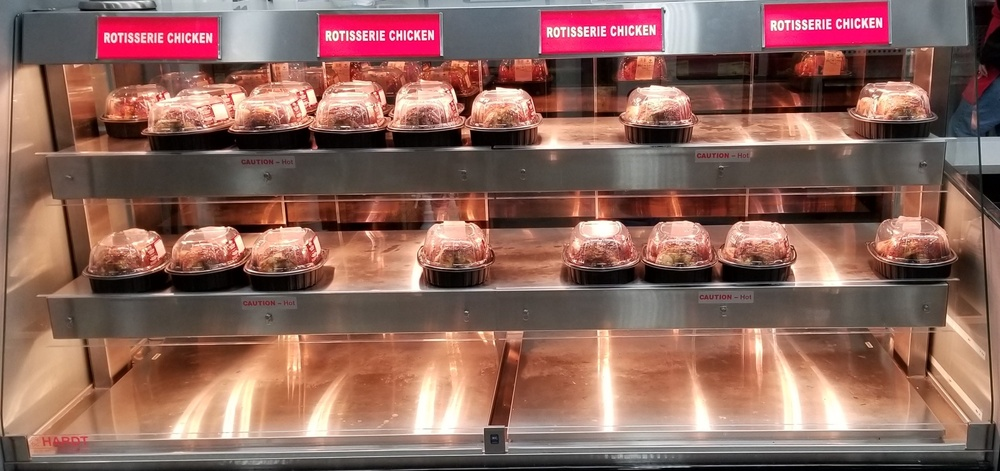
#> input picture Week8_TemplateMatching/Template Matching/Images/20170815Close.jpg, 1000 x 471 px, shrunk from 2089 x 983 before the run
$ jupyter execute FindingChickens.ipynb
#> lines starting #> are read from the running program, lines starting #| are printed output that depends on the picture; after the words box and inside, x2 and y2 are one past the last pixel; in counts of white or black regions, pixels touching at a corner belong together
[cell 1]
# Python 3.5.4 |Continuum Analytics, Inc.|
# Jupyter Notebook 5.0.0

# SAMPLE CODE FOR TEMPLATE MATCHING
# BASED ON OpenCV Tutorials

import numpy as np
import cv2
from matplotlib import pyplot as plt

[cell 2]
# READ IN THE IMAGES
# CONVERT SOURCE TO GRAYSCALE
img_rgb = cv2.imread('Images/20170815Close.jpg')
#> img_rgb is the input picture: shape (471, 1000, 3); mean B, G, R 91.8, 101.7, 140.9
img_gray = cv2.cvtColor(img_rgb, cv2.COLOR_BGR2GRAY)
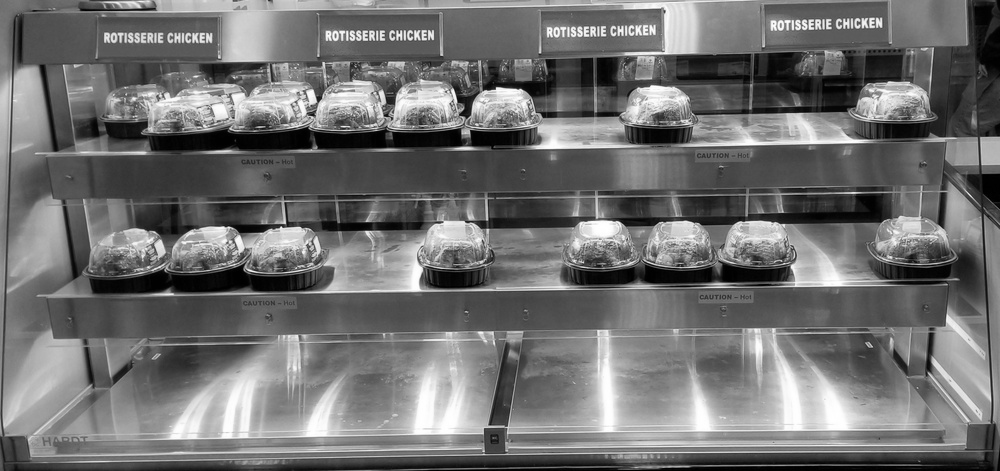
#> img_gray: shape (471, 1000); min 0, max 255, mean 112.3
template = cv2.imread('Images/ChickenPatch.jpg',0)
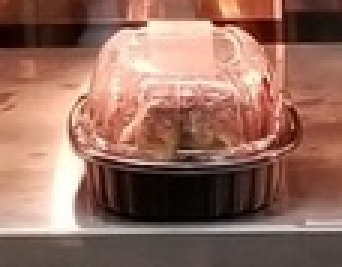
#> input picture Week8_TemplateMatching/Template Matching/Images/ChickenPatch.jpg, 114 x 89 px, shrunk from 238 x 185 before the run (shown 3 times larger)
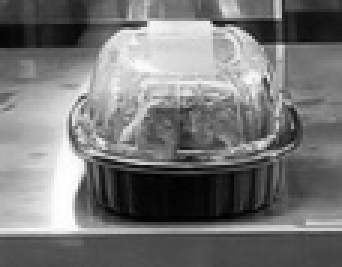
#> template: shape (89, 114) (shown 3 times larger); min 0, max 255, mean 118.3
w, h = template.shape[::-1]
#> w = 114; h = 89

[cell 3]
res = cv2.matchTemplate(img_gray,template,cv2.TM_CCOEFF_NORMED)
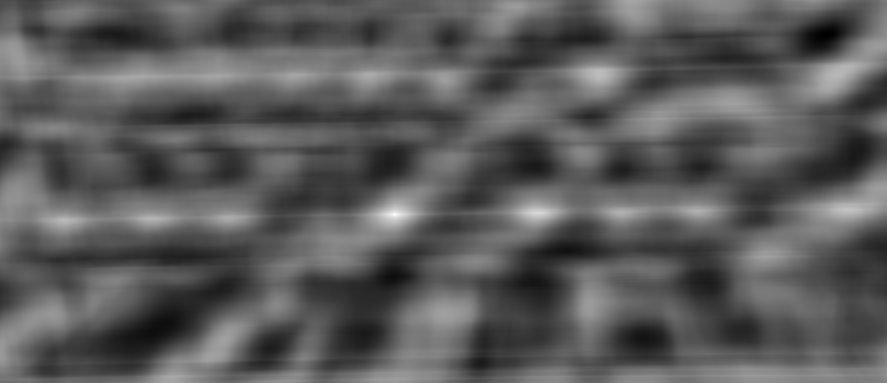
#> res: shape (383, 887) float32; min -0.579, max 0.991, mean -0.018; drawn with min black and max white
threshold = 0.99  # SETTING HIGH THRESHOLD WILL RETURN PRIMARY
loc = np.where( res >= threshold)
#> loc = ([214], [394])

[cell 4]
f = set()

for pt in zip(*loc[::-1]):
    cv2.rectangle(img_rgb, pt, (pt[0] + w, pt[1] + h), (0,255,255), 2)

    sensitivity = 100
    f.add((round(pt[0]/sensitivity), round(pt[1]/sensitivity)))
#> this loop made 1 pass
#> (pt, sensitivity) on pass 1: ((394, 214), 100)
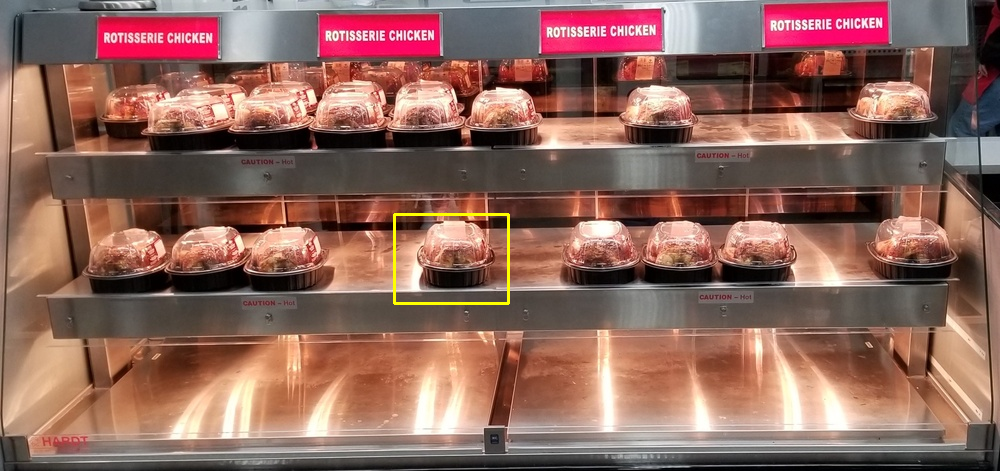
#> img_rgb: shape (471, 1000, 3); 0.26% of pixels changed, all inside (x1, y1, x2, y2) = (393, 213, 510, 305)
#> after the loop, f = 1 item

cv2.imwrite('Images/Found1.png',img_rgb)

found_count = len(f)
#> found_count = 1
print(found_count)
#| 1

[cell 5]
# ALTERNATE APPROACH WITH LOWER THRESHOLD
# SETTING LOWER THRESHOLD WILL RETURN MULTIPLE
# NOT GOOD FOR COUNTING UNLESS EACH MATCH IS EXACT TO PATCH

res = cv2.matchTemplate(img_gray,template,cv2.TM_CCOEFF_NORMED)
threshold = 0.55
loc = np.where( res >= threshold)
#> loc = 848 positions, rows 70 to 223, columns 61 to 860

f = set()

for pt in zip(*loc[::-1]):
    cv2.rectangle(img_rgb, pt, (pt[0] + w, pt[1] + h), (0,255,255), 2)

    sensitivity = 100
    f.add((round(pt[0]/sensitivity), round(pt[1]/sensitivity)))
#> this loop made 848 passes
#> pt on passes 1 to 3: (592, 70), (593, 70), (594, 70)
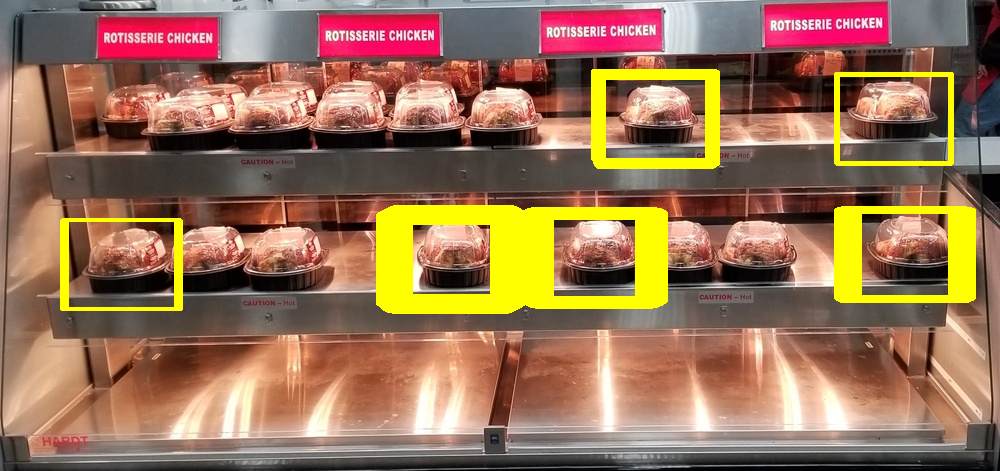
#> img_rgb: shape (471, 1000, 3); 7.3% of pixels changed, all inside (x1, y1, x2, y2) = (60, 69, 976, 314)
#> after the loop, f = 8 items

cv2.imwrite('Images/FoundMany.png',img_rgb)

found_count = len(f)
#> found_count = 8
print(found_count)
#| 8

[cell 6]
# VARIATION BASED ON OpenCV TUTORIALS

# All the 6 methods for comparison in a list
methods = ['cv2.TM_CCOEFF', 'cv2.TM_CCOEFF_NORMED', 'cv2.TM_CCORR',
            'cv2.TM_CCORR_NORMED', 'cv2.TM_SQDIFF', 'cv2.TM_SQDIFF_NORMED']

# RELOAD NEW IMAGES

img_rgb = cv2.imread('Images/20170815Close.jpg',0)
#> img_rgb: shape (471, 1000); min 0, max 255, mean 112.4
# img_gray = cv2.cvtColor(img_rgb, cv2.COLOR_BGR2GRAY)
template = cv2.imread('Images/ChickenPatch.jpg',0)
w, h = template.shape[::-1]

for meth in methods:
    img = img_rgb.copy()
    method = eval(meth)

    # Apply template Matching
    res = cv2.matchTemplate(img,template,method)
    min_val, max_val, min_loc, max_loc = cv2.minMaxLoc(res)

    # If the method is TM_SQDIFF or TM_SQDIFF_NORMED, take minimum
    if method in [cv2.TM_SQDIFF, cv2.TM_SQDIFF_NORMED]:
        top_left = min_loc
    else:
        top_left = max_loc
    bottom_right = (top_left[0] + w, top_left[1] + h)

    cv2.rectangle(img,top_left, bottom_right, (255,255,0), 32)

    plt.subplot(121),plt.imshow(res,cmap = 'gray')
    plt.title('Matching Result'), plt.xticks([]), plt.yticks([])
    plt.subplot(122),plt.imshow(img,cmap = 'gray')
    plt.title('Detected Point'), plt.xticks([]), plt.yticks([])
    plt.suptitle(meth)

    plt.show()
#> this loop made 6 passes
#> (min_val, max_val, min_loc, top_left, bottom_right) on passes 1 to 4: (-23692770, 44104580, (824, 35), (394, 214), (508, 303)), (-0.579, 0.991, (826, 34), (394, 214), (508, 303)), (66425772, 225498368, (127, 133), (746, 368), (860, 457)), (0.577, 0.998, (821, 42), (394, 214), (508, 303))
#> (min_val, max_val, max_loc, top_left, bottom_right) on passes 5 to 6: (772224, 138125664, (738, 57), (394, 214), (508, 303)), (0.00414, 1, (161, 120), (394, 214), (508, 303))
#> pass 1, `plt.show()`:
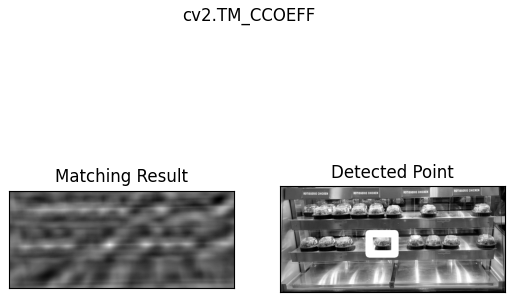
#> figure drawn by matplotlib, 2 panels
#> pass 3, `res = cv2.matchTemplate(img,template,method)`:
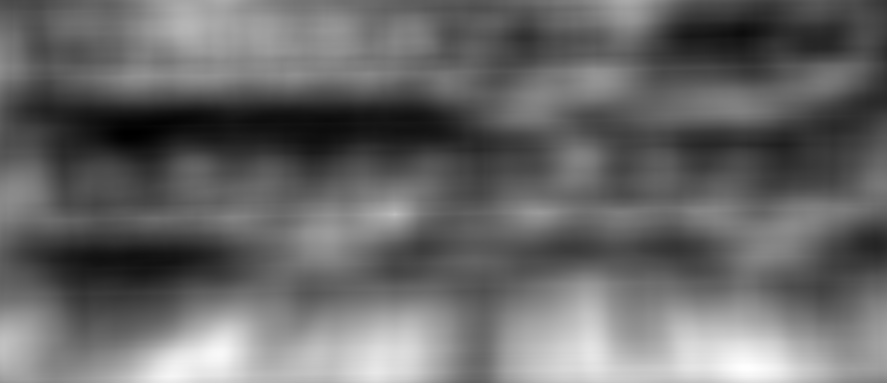
#> res: shape (383, 887) float32; min 66425772, max 225498368, mean 131794048; drawn with min black and max white
#> after the loop:
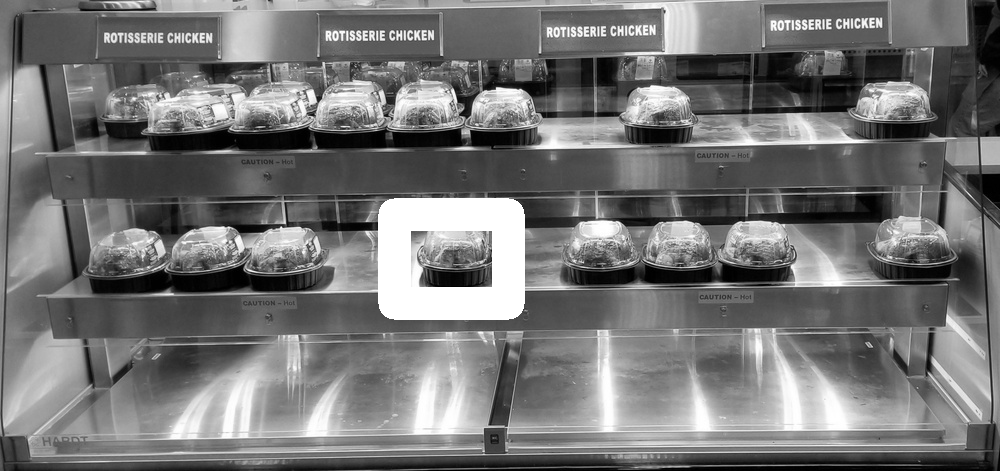
#> img: shape (471, 1000); min 0, max 255, mean 116.6
#> after the loop:
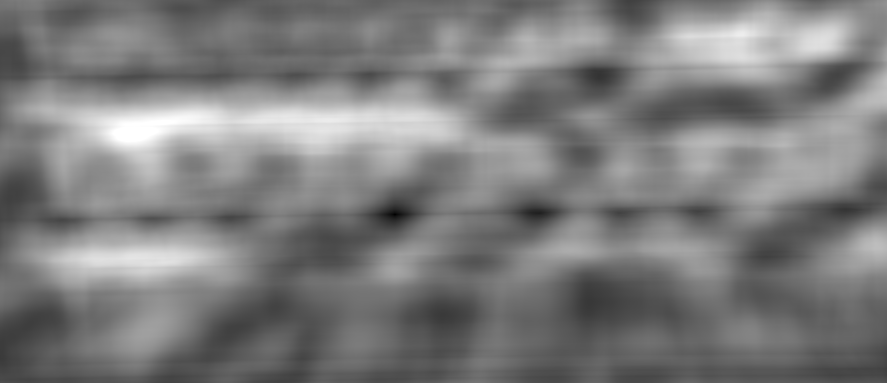
#> res: shape (383, 887) float32; min 0.00414, max 1, mean 0.491
